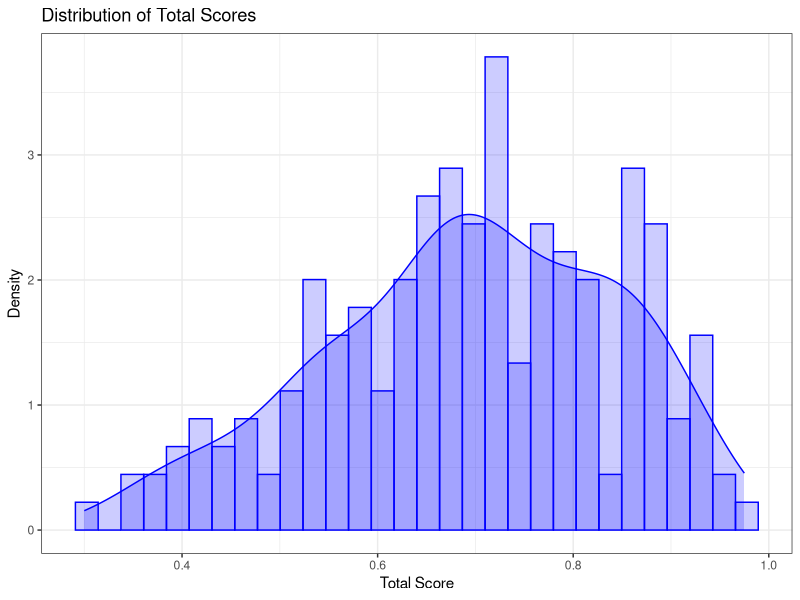
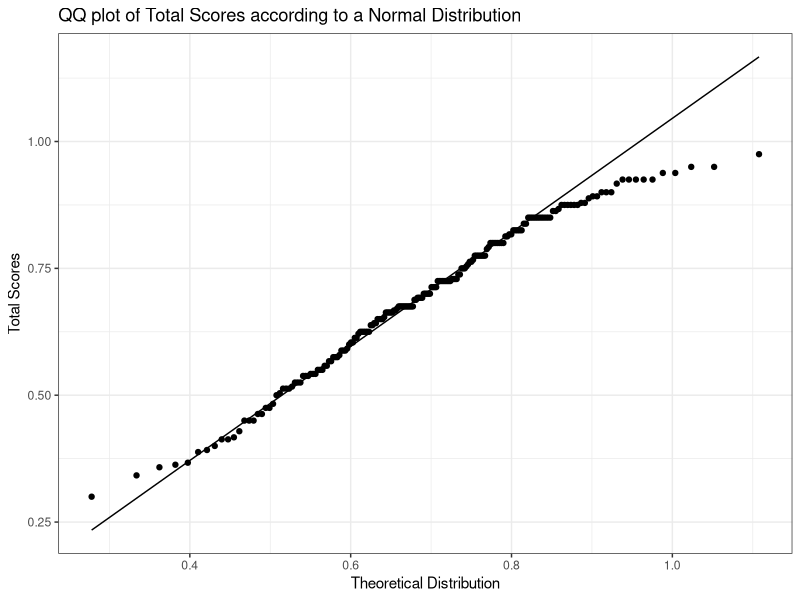
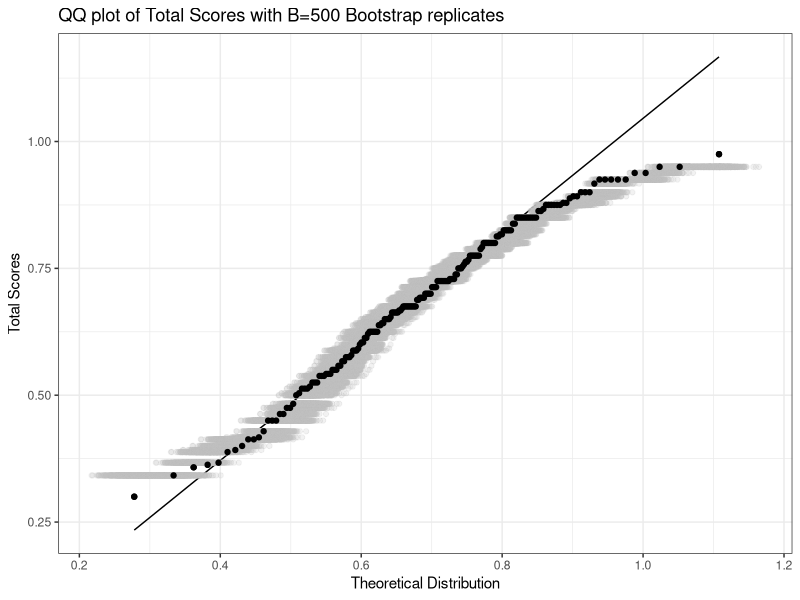
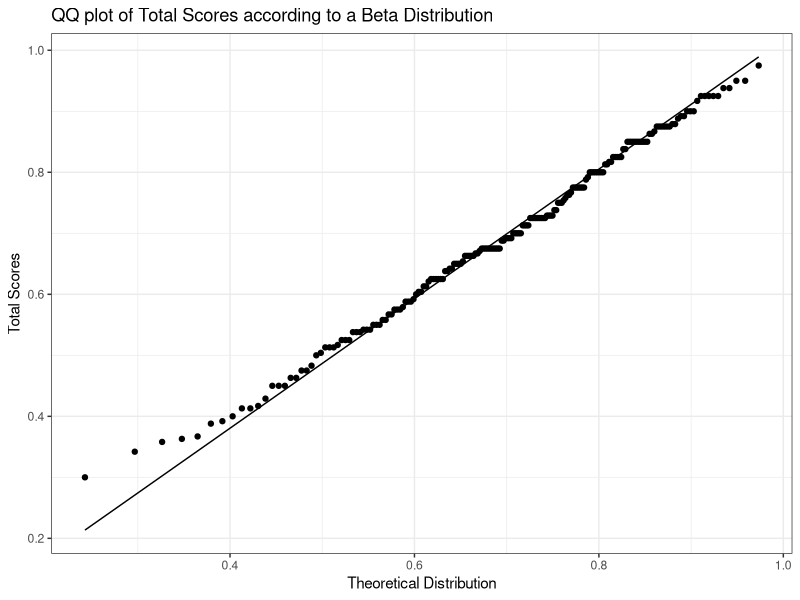
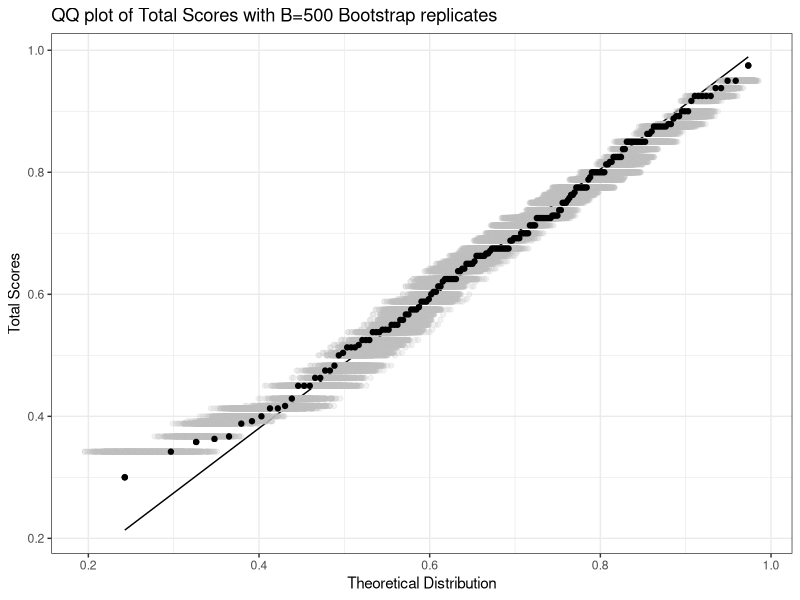

The R source for these figures, in order:
## ---- chunk 1
knitr::opts_chunk$set(
  echo = TRUE,
  eval = TRUE,
  warning = FALSE,
  message = FALSE,
  error = FALSE,
  tidy.opts = list(width.cutoff = 60),
  tidy = TRUE
)
## ---- chunk 2
library(broom)
library(gridExtra)
library(MASS)
library(tidyverse)
grades <- read_csv("data/GradesData.csv")
## ---- chunk 3
grades <- grades %>%
  filter(Total != 0)
## ---- chunk 4
dist <- grades %>%
  ggplot(aes(x = Total, y = after_stat(density))) +
  geom_histogram(colour = "blue",
                 fill = "blue",
                 alpha = 0.2) +
  geom_density(colour = "blue",
               fill = "blue",
               alpha = 0.2) +
  ggtitle("Distribution of Total Scores") +
  xlab("Total Score") +
  ylab("Density") +
  theme_bw()

dist
## ---- chunk 5
fit_norm <- fitdistr(grades$Total, "normal")
fit_norm %>% tidy()
## ---- chunk 6
x <- grades$Total
n <- nrow(grades)
scores <- tibble(id = 1:n, x = x)
params_norm <- fit_norm$estimate

qq_norm <- ggplot(scores, aes(sample = x)) +
  stat_qq(distribution = qnorm, dparams = params_norm) +
  stat_qq_line(distribution = qnorm,
               dparams = params_norm,
               color = "black") +
  theme(aspect.ratio = 1) + theme_bw() +
  ggtitle("QQ plot of Total Scores according to a Normal Distribution") +
  xlab("Theoretical Distribution") + ylab("Total Scores")

qq_norm
## ---- chunk 7
set.seed(474)

B <- 500

MLE.x_boot <- matrix(rep(NA, 2 * B), nrow = B, ncol = 2)
for (i in 1:B) {
  temp <- sample(grades$Total, size = n, replace = TRUE)
  scores <- scores %>% mutate(temp = temp)
  MLE.x_boot[i, ] <- fitdistr(temp, "normal")$estimate
  params_boot <- MLE.x_boot[i, ]
  qq_norm <-
    qq_norm + stat_qq(
      aes(sample = temp),
      distribution = qnorm,
      dparams = params_boot,
      colour = "grey",
      alpha = 0.2
    )
}
qq_norm <- qq_norm + stat_qq(aes(sample = x), distribution = qnorm,
                             dparams = params_norm) +
  ggtitle("QQ plot of Total Scores with B=500 Bootstrap replicates") 

qq_norm
## ---- chunk 8
fit_beta <- fitdistr(grades$Total, "beta", start = list(shape1 = 1, shape2 = 1))
fit_beta %>% tidy()
## ---- chunk 9
scores2 <- tibble(id = 1:n, x = x)
params_beta <- fit_beta$estimate

qq_beta <- ggplot(scores2, aes(sample = x)) +
  stat_qq(distribution = qbeta, dparams = params_beta) +
  stat_qq_line(distribution = qbeta,
               dparams = params_beta,
               color = "black") +
  theme(aspect.ratio = 1) + theme_bw() +
  ggtitle("QQ plot of Total Scores according to a Beta Distribution") +
  xlab("Theoretical Distribution") + ylab("Total Scores")

qq_beta 
## ---- chunk 10
set.seed(474)

B <- 500

MLE.x_boot <- matrix(rep(NA, 2 * B), nrow = B, ncol = 2)
for (i in 1:B) {
  temp <- sample(grades$Total, size = n, replace = TRUE)
  scores2 <- scores2 %>% mutate(temp = temp)
  MLE.x_boot[i, ] <- fitdistr(temp, "beta", start = list(shape1 = 1, shape2 = 1))$estimate
  params_boot <- MLE.x_boot[i, ]
  qq_beta <-
    qq_beta + stat_qq(
      aes(sample = temp),
      distribution = qbeta,
      dparams = params_boot,
      colour = "grey",
      alpha = 0.2
    )
}
qq_beta <- qq_beta + stat_qq(aes(sample = x), distribution = qbeta,
                             dparams = params_beta) +
  ggtitle("QQ plot of Total Scores with B=500 Bootstrap replicates")

qq_beta
## ---- chunk 11
median <- qbeta(0.5, shape1=5.95, shape2=2.63)
## ---- chunk 12
boot.LCI <- quantile(MLE.x_boot[1, ], c(0.005, 0.995))
boot.LCI
